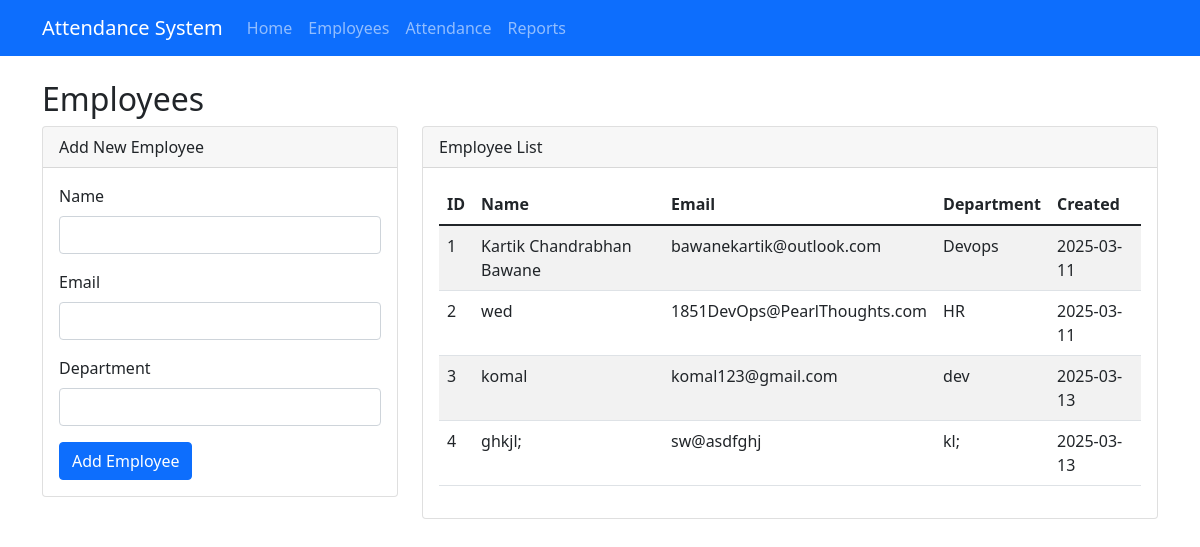
The page /employees on the database its author committed.
### app/models.py (models this page shows, shortened)
class Employee(db.Model):
    id = db.Column(db.Integer, primary_key=True)
    name = db.Column(db.String(100), nullable=False)
    email = db.Column(db.String(120), unique=True, nullable=False)
    department = db.Column(db.String(100), nullable=False)
    created_at = db.Column(db.DateTime, default=datetime.utcnow)
    attendances = db.relationship('Attendance', backref='employee', lazy=True)

### app/routes.py (the view, shortened to what this page needs)
@bp.route('/employees', methods=['GET', 'POST'])
def employees():
    employees = Employee.query.all()
    return render_template('employees.html', employees=employees)

### app/templates/employees.html
{% extends "base.html" %}
{% block content %}
<h2>Employees</h2>
<div class="row">
    <div class="col-md-4">
        <div class="card">
            <div class="card-header">
                Add New Employee
            </div>
            <div class="card-body">
                <form method="POST">
                    <div class="mb-3">
                        <label for="name" class="form-label">Name</label>
                        <input type="text" class="form-control" id="name" name="name" required>
                    </div>
                    <div class="mb-3">
                        <label for="email" class="form-label">Email</label>
                        <input type="email" class="form-control" id="email" name="email" required>
                    </div>
                    <div class="mb-3">
                        <label for="department" class="form-label">Department</label>
                        <input type="text" class="form-control" id="department" name="department" required>
                    </div>
                    <button type="submit" class="btn btn-primary">Add Employee</button>
                </form>
            </div>
        </div>
    </div>
    <div class="col-md-8">
        <div class="card">
            <div class="card-header">
                Employee List
            </div>
            <div class="card-body">
                <table class="table table-striped">
                    <thead>
                        <tr>
                            <th>ID</th>
                            <th>Name</th>
                            <th>Email</th>
                            <th>Department</th>
                            <th>Created</th>
                        </tr>
                    </thead>
                    <tbody>
                        {% for employee in employees %}
                        <tr>
                            <td>{{ employee.id }}</td>
                            <td>{{ employee.name }}</td>
                            <td>{{ employee.email }}</td>
                            <td>{{ employee.department }}</td>
                            <td>{{ employee.created_at.strftime('%Y-%m-%d') }}</td>
                        </tr>
                        {% endfor %}
                    </tbody>
                </table>
            </div>
        </div>
    </div>
</div>
{% endblock %}

### rows shown on the page
Employee: id "1", name "Kartik Chandrabhan Bawane", email "bawanekartik@outlook.com", department "Devops", created_at "2025-03-11"
Employee: id "2", name "wed", email "1851DevOps@PearlThoughts.com", department "HR", created_at "2025-03-11"
Employee: id "3", name "komal", email "komal123@gmail.com", department "dev", created_at "2025-03-13"
Employee: id "4", name "ghkjl;", email "sw@asdfghj", department "kl;", created_at "2025-03-13"
